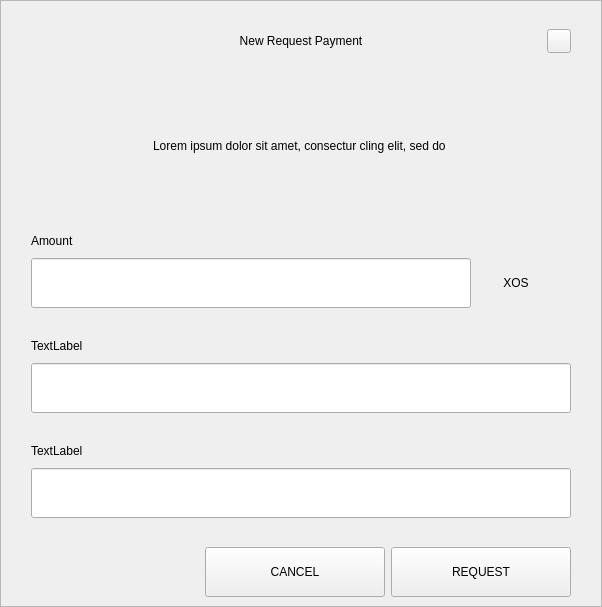
<?xml version="1.0" encoding="UTF-8"?>
<ui version="4.0">
 <class>RequestDialog</class>
 <widget class="QDialog" name="RequestDialog">
  <property name="geometry">
   <rect>
    <x>0</x>
    <y>0</y>
    <width>602</width>
    <height>607</height>
   </rect>
  </property>
  <property name="windowTitle">
   <string>Dialog</string>
  </property>
  <layout class="QVBoxLayout" name="verticalLayout_5">
   <property name="spacing">
    <number>0</number>
   </property>
   <property name="leftMargin">
    <number>0</number>
   </property>
   <property name="topMargin">
    <number>0</number>
   </property>
   <property name="rightMargin">
    <number>0</number>
   </property>
   <property name="bottomMargin">
    <number>0</number>
   </property>
   <item>
    <widget class="QFrame" name="frame">
     <property name="styleSheet">
      <string notr="true"/>
     </property>
     <property name="frameShape">
      <enum>QFrame::StyledPanel</enum>
     </property>
     <property name="frameShadow">
      <enum>QFrame::Raised</enum>
     </property>
     <layout class="QVBoxLayout" name="verticalLayout_4" stretch="1,0,0">
      <property name="spacing">
       <number>0</number>
      </property>
      <property name="leftMargin">
       <number>30</number>
      </property>
      <property name="topMargin">
       <number>20</number>
      </property>
      <property name="rightMargin">
       <number>30</number>
      </property>
      <property name="bottomMargin">
       <number>0</number>
      </property>
      <item>
       <layout class="QHBoxLayout" name="horizontalLayout_3">
        <property name="spacing">
         <number>0</number>
        </property>
        <item>
         <spacer name="horizontalSpacer_21">
          <property name="orientation">
           <enum>Qt::Horizontal</enum>
          </property>
          <property name="sizeHint" stdset="0">
           <size>
            <width>40</width>
            <height>20</height>
           </size>
          </property>
         </spacer>
        </item>
        <item>
         <widget class="QLabel" name="labelTitle">
          <property name="minimumSize">
           <size>
            <width>0</width>
            <height>40</height>
           </size>
          </property>
          <property name="maximumSize">
           <size>
            <width>16777215</width>
            <height>40</height>
           </size>
          </property>
          <property name="styleSheet">
           <string notr="true">padding-left:24px;</string>
          </property>
          <property name="text">
           <string>New Request Payment</string>
          </property>
          <property name="alignment">
           <set>Qt::AlignCenter</set>
          </property>
          <property name="margin">
           <number>7</number>
          </property>
         </widget>
        </item>
        <item>
         <spacer name="horizontalSpacer">
          <property name="orientation">
           <enum>Qt::Horizontal</enum>
          </property>
          <property name="sizeHint" stdset="0">
           <size>
            <width>40</width>
            <height>20</height>
           </size>
          </property>
         </spacer>
        </item>
        <item>
         <widget class="QPushButton" name="btnEsc">
          <property name="minimumSize">
           <size>
            <width>24</width>
            <height>24</height>
           </size>
          </property>
          <property name="maximumSize">
           <size>
            <width>24</width>
            <height>24</height>
           </size>
          </property>
          <property name="focusPolicy">
           <enum>Qt::NoFocus</enum>
          </property>
          <property name="text">
           <string/>
          </property>
         </widget>
        </item>
       </layout>
      </item>
      <item>
       <widget class="QStackedWidget" name="stack">
        <property name="minimumSize">
         <size>
          <width>540</width>
          <height>0</height>
         </size>
        </property>
        <property name="maximumSize">
         <size>
          <width>540</width>
          <height>16777215</height>
         </size>
        </property>
        <property name="currentIndex">
         <number>0</number>
        </property>
        <widget class="QWidget" name="page_1">
         <property name="minimumSize">
          <size>
           <width>540</width>
           <height>0</height>
          </size>
         </property>
         <property name="maximumSize">
          <size>
           <width>540</width>
           <height>16777215</height>
          </size>
         </property>
         <layout class="QVBoxLayout" name="layout1">
          <property name="spacing">
           <number>0</number>
          </property>
          <property name="leftMargin">
           <number>0</number>
          </property>
          <property name="topMargin">
           <number>0</number>
          </property>
          <property name="rightMargin">
           <number>0</number>
          </property>
          <property name="bottomMargin">
           <number>0</number>
          </property>
          <item>
           <spacer name="verticalSpacer_21">
            <property name="orientation">
             <enum>Qt::Vertical</enum>
            </property>
            <property name="sizeType">
             <enum>QSizePolicy::Fixed</enum>
            </property>
            <property name="sizeHint" stdset="0">
             <size>
              <width>20</width>
              <height>30</height>
             </size>
            </property>
           </spacer>
          </item>
          <item alignment="Qt::AlignHCenter">
           <widget class="QLabel" name="labelMessage">
            <property name="minimumSize">
             <size>
              <width>400</width>
              <height>50</height>
             </size>
            </property>
            <property name="text">
             <string>Lorem ipsum dolor sit amet, consectur cling elit, sed do </string>
            </property>
            <property name="alignment">
             <set>Qt::AlignCenter</set>
            </property>
            <property name="wordWrap">
             <bool>true</bool>
            </property>
           </widget>
          </item>
          <item alignment="Qt::AlignBottom">
           <widget class="QWidget" name="containerAmount" native="true">
            <layout class="QVBoxLayout" name="verticalLayout">
             <property name="spacing">
              <number>9</number>
             </property>
             <property name="leftMargin">
              <number>0</number>
             </property>
             <property name="topMargin">
              <number>0</number>
             </property>
             <property name="rightMargin">
              <number>0</number>
             </property>
             <property name="bottomMargin">
              <number>0</number>
             </property>
             <item>
              <widget class="QLabel" name="labelSubtitleAmount">
               <property name="minimumSize">
                <size>
                 <width>350</width>
                 <height>16</height>
                </size>
               </property>
               <property name="maximumSize">
                <size>
                 <width>16777215</width>
                 <height>16</height>
                </size>
               </property>
               <property name="text">
                <string>Amount</string>
               </property>
              </widget>
             </item>
             <item alignment="Qt::AlignTop">
              <widget class="QWidget" name="layoutAmount" native="true">
               <layout class="QHBoxLayout" name="horizontalLayout" stretch="2,0">
                <property name="spacing">
                 <number>0</number>
                </property>
                <property name="leftMargin">
                 <number>0</number>
                </property>
                <property name="topMargin">
                 <number>0</number>
                </property>
                <property name="rightMargin">
                 <number>0</number>
                </property>
                <property name="bottomMargin">
                 <number>0</number>
                </property>
                <item>
                 <widget class="QLineEdit" name="lineEditAmount">
                  <property name="minimumSize">
                   <size>
                    <width>0</width>
                    <height>50</height>
                   </size>
                  </property>
                  <property name="maximumSize">
                   <size>
                    <width>16777215</width>
                    <height>50</height>
                   </size>
                  </property>
                 </widget>
                </item>
                <item>
                 <widget class="QWidget" name="comboContainer" native="true">
                  <property name="minimumSize">
                   <size>
                    <width>100</width>
                    <height>50</height>
                   </size>
                  </property>
                  <property name="maximumSize">
                   <size>
                    <width>16777215</width>
                    <height>50</height>
                   </size>
                  </property>
                  <layout class="QHBoxLayout" name="horizontalLayout_31">
                   <property name="spacing">
                    <number>0</number>
                   </property>
                   <property name="leftMargin">
                    <number>0</number>
                   </property>
                   <property name="topMargin">
                    <number>0</number>
                   </property>
                   <property name="rightMargin">
                    <number>10</number>
                   </property>
                   <property name="bottomMargin">
                    <number>0</number>
                   </property>
                   <item>
                    <widget class="QLabel" name="comboBoxCoin">
                     <property name="text">
                      <string>XOS</string>
                     </property>
                     <property name="alignment">
                      <set>Qt::AlignCenter</set>
                     </property>
                    </widget>
                   </item>
                  </layout>
                 </widget>
                </item>
               </layout>
              </widget>
             </item>
            </layout>
           </widget>
          </item>
          <item>
           <spacer name="verticalSpacer_31">
            <property name="orientation">
             <enum>Qt::Vertical</enum>
            </property>
            <property name="sizeType">
             <enum>QSizePolicy::Fixed</enum>
            </property>
            <property name="sizeHint" stdset="0">
             <size>
              <width>20</width>
              <height>30</height>
             </size>
            </property>
           </spacer>
          </item>
          <item>
           <layout class="QVBoxLayout" name="verticalLayoutLabel">
            <property name="spacing">
             <number>9</number>
            </property>
            <item>
             <widget class="QLabel" name="labelSubtitleLabel">
              <property name="minimumSize">
               <size>
                <width>0</width>
                <height>16</height>
               </size>
              </property>
              <property name="maximumSize">
               <size>
                <width>16777215</width>
                <height>16</height>
               </size>
              </property>
              <property name="text">
               <string>TextLabel</string>
              </property>
             </widget>
            </item>
            <item>
             <widget class="QLineEdit" name="lineEditLabel">
              <property name="minimumSize">
               <size>
                <width>0</width>
                <height>50</height>
               </size>
              </property>
              <property name="maximumSize">
               <size>
                <width>16777215</width>
                <height>50</height>
               </size>
              </property>
             </widget>
            </item>
           </layout>
          </item>
          <item>
           <spacer name="verticalSpacer_34">
            <property name="orientation">
             <enum>Qt::Vertical</enum>
            </property>
            <property name="sizeType">
             <enum>QSizePolicy::Fixed</enum>
            </property>
            <property name="sizeHint" stdset="0">
             <size>
              <width>20</width>
              <height>30</height>
             </size>
            </property>
           </spacer>
          </item>
          <item>
           <layout class="QVBoxLayout" name="verticalLayoutDescription">
            <property name="spacing">
             <number>9</number>
            </property>
            <item>
             <widget class="QLabel" name="labelSubtitleDescription">
              <property name="minimumSize">
               <size>
                <width>0</width>
                <height>16</height>
               </size>
              </property>
              <property name="maximumSize">
               <size>
                <width>16777215</width>
                <height>16</height>
               </size>
              </property>
              <property name="text">
               <string>TextLabel</string>
              </property>
             </widget>
            </item>
            <item>
             <widget class="QLineEdit" name="lineEditDescription">
              <property name="minimumSize">
               <size>
                <width>0</width>
                <height>50</height>
               </size>
              </property>
              <property name="maximumSize">
               <size>
                <width>16777215</width>
                <height>50</height>
               </size>
              </property>
             </widget>
            </item>
            <item>
             <spacer name="verticalSpacer_4">
              <property name="orientation">
               <enum>Qt::Vertical</enum>
              </property>
              <property name="sizeType">
               <enum>QSizePolicy::Fixed</enum>
              </property>
              <property name="sizeHint" stdset="0">
               <size>
                <width>20</width>
                <height>20</height>
               </size>
              </property>
             </spacer>
            </item>
           </layout>
          </item>
         </layout>
        </widget>
        <widget class="QWidget" name="page_2">
         <layout class="QVBoxLayout" name="layout2">
          <item>
           <spacer name="verticalSpacer_5">
            <property name="orientation">
             <enum>Qt::Vertical</enum>
            </property>
            <property name="sizeType">
             <enum>QSizePolicy::Fixed</enum>
            </property>
            <property name="sizeHint" stdset="0">
             <size>
              <width>20</width>
              <height>50</height>
             </size>
            </property>
           </spacer>
          </item>
          <item alignment="Qt::AlignHCenter">
           <widget class="QLabel" name="labelQrImg">
            <property name="minimumSize">
             <size>
              <width>260</width>
              <height>260</height>
             </size>
            </property>
            <property name="maximumSize">
             <size>
              <width>260</width>
              <height>260</height>
             </size>
            </property>
            <property name="text">
             <string/>
            </property>
            <property name="alignment">
             <set>Qt::AlignCenter</set>
            </property>
           </widget>
          </item>
          <item>
           <spacer name="verticalSpacer_2">
            <property name="orientation">
             <enum>Qt::Vertical</enum>
            </property>
            <property name="sizeType">
             <enum>QSizePolicy::Fixed</enum>
            </property>
            <property name="sizeHint" stdset="0">
             <size>
              <width>20</width>
              <height>30</height>
             </size>
            </property>
           </spacer>
          </item>
          <item alignment="Qt::AlignHCenter">
           <widget class="QLabel" name="labelAddress">
            <property name="text">
             <string>oWBxLjXs5ywmmses1utCRqR4xidGFeV9aT </string>
            </property>
           </widget>
          </item>
          <item>
           <spacer name="verticalSpacer_32">
            <property name="orientation">
             <enum>Qt::Vertical</enum>
            </property>
            <property name="sizeType">
             <enum>QSizePolicy::Expanding</enum>
            </property>
            <property name="sizeHint" stdset="0">
             <size>
              <width>20</width>
              <height>20</height>
             </size>
            </property>
           </spacer>
          </item>
          <item>
           <layout class="QHBoxLayout" name="horizontal">
            <property name="leftMargin">
             <number>20</number>
            </property>
            <property name="rightMargin">
             <number>20</number>
            </property>
            <property name="bottomMargin">
             <number>20</number>
            </property>
            <item>
             <spacer name="horizontalSpacer_4">
              <property name="orientation">
               <enum>Qt::Horizontal</enum>
              </property>
              <property name="sizeHint" stdset="0">
               <size>
                <width>40</width>
                <height>20</height>
               </size>
              </property>
             </spacer>
            </item>
            <item>
             <widget class="QPushButton" name="btnCopyAddress">
              <property name="minimumSize">
               <size>
                <width>180</width>
                <height>50</height>
               </size>
              </property>
              <property name="text">
               <string>COPY ADDRESS</string>
              </property>
             </widget>
            </item>
            <item>
             <widget class="QPushButton" name="btnCopyUrl">
              <property name="minimumSize">
               <size>
                <width>180</width>
                <height>50</height>
               </size>
              </property>
              <property name="text">
               <string>COPY URL</string>
              </property>
             </widget>
            </item>
            <item>
             <spacer name="horizontalSpacer_2">
              <property name="orientation">
               <enum>Qt::Horizontal</enum>
              </property>
              <property name="sizeHint" stdset="0">
               <size>
                <width>40</width>
                <height>20</height>
               </size>
              </property>
             </spacer>
            </item>
           </layout>
          </item>
         </layout>
        </widget>
       </widget>
      </item>
      <item>
       <widget class="QWidget" name="buttonsStack" native="true">
        <layout class="QHBoxLayout" name="horizontalLayout_5">
         <property name="leftMargin">
          <number>20</number>
         </property>
         <property name="rightMargin">
          <number>0</number>
         </property>
         <item>
          <spacer name="horizontalSpacer_41">
           <property name="orientation">
            <enum>Qt::Horizontal</enum>
           </property>
           <property name="sizeHint" stdset="0">
            <size>
             <width>40</width>
             <height>20</height>
            </size>
           </property>
          </spacer>
         </item>
         <item>
          <widget class="QPushButton" name="btnCancel">
           <property name="minimumSize">
            <size>
             <width>180</width>
             <height>50</height>
            </size>
           </property>
           <property name="focusPolicy">
            <enum>Qt::NoFocus</enum>
           </property>
           <property name="text">
            <string>CANCEL</string>
           </property>
          </widget>
         </item>
         <item>
          <widget class="QPushButton" name="btnSave">
           <property name="minimumSize">
            <size>
             <width>180</width>
             <height>50</height>
            </size>
           </property>
           <property name="focusPolicy">
            <enum>Qt::NoFocus</enum>
           </property>
           <property name="text">
            <string>REQUEST</string>
           </property>
          </widget>
         </item>
        </layout>
       </widget>
      </item>
     </layout>
    </widget>
   </item>
  </layout>
 </widget>
 <resources/>
 <connections/>
</ui>
